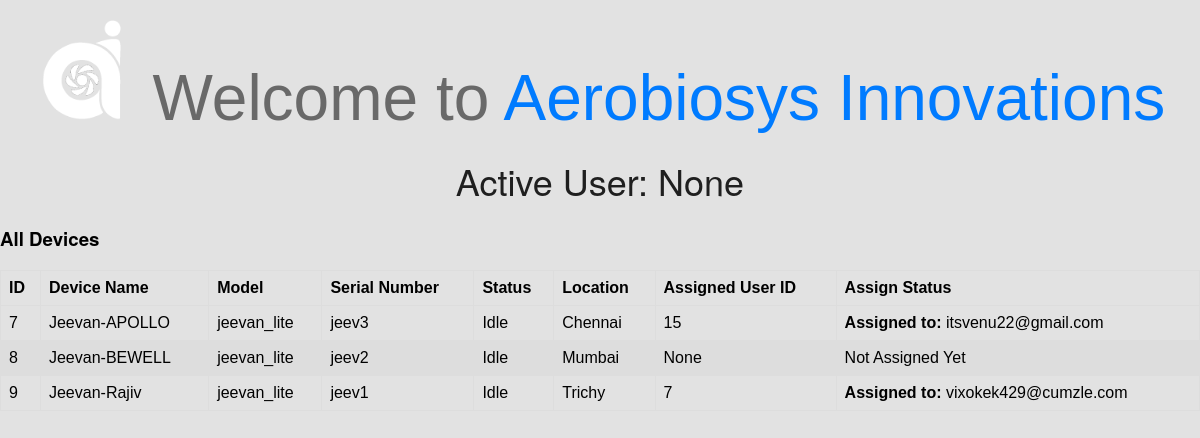
Page /alldevices on the committed database.
### aerodevice/models.py (models this page shows)
class devicedata(models.Model):
    device_name = models.CharField(max_length=255,null=False)
    model = models.CharField(max_length=255,null=False)
    serial_number = models.CharField(max_length=255,null=False)
    status = models.CharField(max_length=20,null=False)
    location = models.CharField(max_length=255,null=False)
    assignuser = models.ForeignKey(userdata, on_delete=models.SET_NULL, null=True, blank=True)

### aerouser/models.py (models this page shows)
class userdata(models.Model):
    username = models.CharField(max_length=255,null=True)
    email = models.CharField(max_length=255,null=True)
    password = models.CharField(max_length=255,null=True)
    usertype = models.CharField(max_length=255,null=True)

### aerodevice/views.py (the view)
# urls.py: path("alldevices", views.alldevices, name="alldevices"),
def alldevices(request):
    email_data = request.session.get('doctor_email')
    mes = []
    assign_status = "Assign Me"
    devices_data = devicedata.objects.values()
    for i in devices_data:
        if i['assignuser_id'] != None:
            temp = userdata.objects.filter(id=i['assignuser_id']).values()
            assign_status = [j['email'] for j in temp]
            i['assign_status'] = assign_status[0]
        mes.append(i)
    context = {
        'messages': mes,
        'doctor_email': email_data,
    }
    return render(request, "alldevices.html", context)

### aerodevice/templates/alldevices.html (shortened to what this page needs)
{% load static %}
<!DOCTYPE html>
<html lang="en">
<head>
</head>
<body>
    <div class="welcome">
        <img src="{% static 'images/logo.gif' %}" alt="Aerobiosys Logo" width="100" height="100">
        <span>Welcome to</span>
        <span style="color: #007BFF;">Aerobiosys Innovations</span>
    </div>
    <div class="header">Active User: {{ doctor_email }}</div>
    <h3>All Devices</h3>
    <table>
        <thead>
            <tr>
                <th>ID</th>
                <th>Device Name</th>
                <th>Model</th>
                <th>Serial Number</th>
                <th>Status</th>
                <th>Location</th>
                <th>Assigned User ID</th>
                <th>Assign Status</th>
            </tr>
        </thead>
        <tbody>
            {% for device in messages %}
                <tr>
                    <td>{{ device.id }}</td>
                    <td>{{ device.device_name }}</td>
                    <td>{{ device.model }}</td>
                    <td>{{ device.serial_number }}</td>
                    <td>{{ device.status }}</td>
                    <td>{{ device.location }}</td>
                    <td>{{ device.assignuser_id }}</td>
                        {% if device.assignuser_id %}
                        <td><strong>Assigned to:</strong> {{ device.assign_status }}</td>
                        {% else %}
                        <td>Not Assigned Yet</td>
                        {% endif %}
                </tr>
            {% endfor %}
        </tbody>
    </table>
</body>
</html>

### aerodevice/templates/alldevices.html (style rules this page uses)
body { margin: 0; font-family: "Helvetica Neue", sans-serif; background: #E2E2E2; }
.welcome { text-align: center; color: #696969; font-size: 64px; font-weight: 300; font-family: "Helvetica Neue Light", sans-serif; margin: 20px; }
.welcome > span { margin-top: 5px; }
.header { text-align: center; color: #1f1f1f; font-size: 36px; font-weight: 300; margin-top: 20px; }
table { font-family: arial, sans-serif; border-collapse: collapse; width: 100%; }
td, th { border: 1px solid #dddddd; text-align: left; padding: 8px; }
tr:nth-child(even) { background-color: #dddddd; }

### rows in the picture
devicedata: id "7", device_name "Jeevan-APOLLO", model "jeevan_lite", serial_number "jeev3", status "Idle", location "Chennai", assignuser_id "15", assign_status "itsvenu22@gmail.com"
devicedata: id "8", device_name "Jeevan-BEWELL", model "jeevan_lite", serial_number "jeev2", status "Idle", location "Mumbai", assignuser_id "None", shows "Not Assigned Yet"
devicedata: id "9", device_name "Jeevan-Rajiv", model "jeevan_lite", serial_number "jeev1", status "Idle", location "Trichy", assignuser_id "7", assign_status "vixokek429@cumzle.com"

### other values in the picture
{{ doctor_email }} "None"
